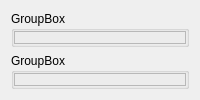
     <widget class="QWidget" name="page1">
      <layout class="QVBoxLayout" name="verticalLayout">
       <item>
        <widget class="QGroupBox" name="groupBox1">
         <property name="title">
          <string>GroupBox</string>
         </property>
         <layout class="QGridLayout" name="gridLayout_2">
          <property name="leftMargin">
           <number>0</number>
          </property>
          <property name="topMargin">
           <number>0</number>
          </property>
          <property name="rightMargin">
           <number>0</number>
          </property>
          <property name="bottomMargin">
           <number>0</number>
          </property>
          <property name="spacing">
           <number>0</number>
          </property>
          <item row="0" column="0">
           <widget class="GroupFrame" name="frame1">
            <property name="frameShape">
             <enum>QFrame::StyledPanel</enum>
            </property>
            <property name="frameShadow">
             <enum>QFrame::Raised</enum>
            </property>
           </widget>
          </item>
         </layout>
        </widget>
       </item>
       <item>
        <widget class="QGroupBox" name="groupBox2">
         <property name="title">
          <string>GroupBox</string>
         </property>
         <layout class="QGridLayout" name="gridLayout_3">
          <property name="leftMargin">
           <number>0</number>
          </property>
          <property name="topMargin">
           <number>0</number>
          </property>
          <property name="rightMargin">
           <number>0</number>
          </property>
          <property name="bottomMargin">
           <number>0</number>
          </property>
          <property name="spacing">
           <number>0</number>
          </property>
          <item row="0" column="0">
           <widget class="GroupFrame" name="frame2">
            <property name="frameShape">
             <enum>QFrame::StyledPanel</enum>
            </property>
            <property name="frameShadow">
             <enum>QFrame::Raised</enum>
            </property>
           </widget>
          </item>
         </layout>
        </widget>
       </item>
      </layout>
     </widget>
